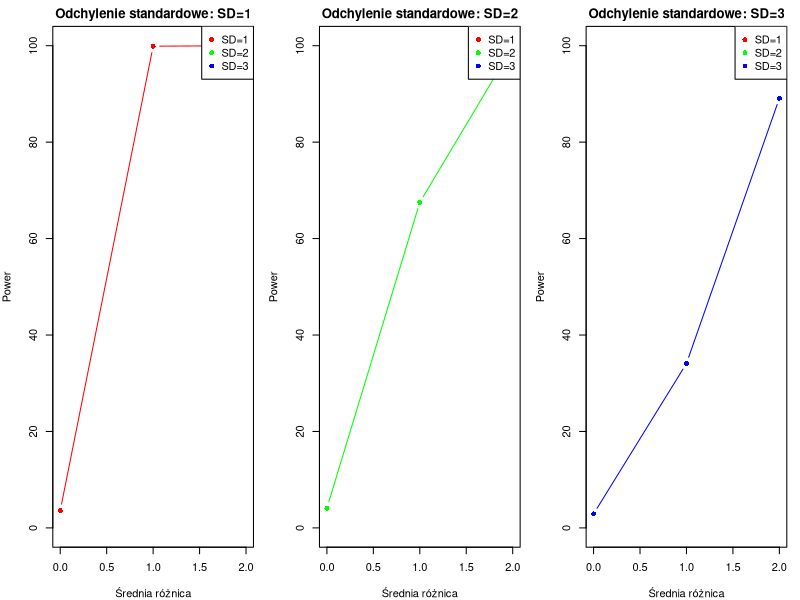

This chart was generated by the following R code:
## ---- chunk 1
knitr::opts_chunk$set(echo = TRUE)
## ---- chunk 2
library(ggplot2)
library(nortest)
library(stats)
## ---- chunk 3

# Function to generate samples from normal distributions
generate_samples <- function(n, mean, sd) {
  return(rnorm(n, mean = mean, sd = sd))
}

# Function to perform the Kolmogorov-Smirnov test and calculate the power
calculate_power <- function(n1, n2, mean1, mean2, sd) {
  num_trials <- 1000
  num_rejections <- 0
  
  for (i in 1:num_trials) {
    # Generate samples from the two normal distributions
    sample1 <- generate_samples(n1, mean = mean1, sd = sd)
    sample2 <- generate_samples(n2, mean = mean2, sd = sd)
    
    # Perform the Kolmogorov-Smirnov test
    ks_test <- ks.test(sample1, sample2)
    
    # Check if the null hypothesis is rejected
    if (ks_test$p.value < 0.05) {
      num_rejections <- num_rejections + 1
    }
  }
  
  power <- num_rejections / num_trials * 100
  return(power)
}

## ---- chunk 4

# Standard deviation and expected values to consider
sd_values <- c(1, 2, 3)  # Standard deviation values
mean_values <- c(0, 1, 2)  # Expected value (mean) values

# Sample sizes to consider
sample_sizes <- c(50, 100, 200, 500, 1000)

# Initialize result matrices
results <- matrix(0, nrow = length(sd_values), ncol = length(mean_values))
colnames(results) <- mean_values
rownames(results) <- sd_values
## ---- chunk 5

# Perform simulations for each standard deviation and expected value
for (i in 1:length(sd_values)) {
  for (j in 1:length(mean_values)) {
    sd <- sd_values[i]
    mean1 <- 0
    mean2 <- mean_values[j]
    results[i, j] <- calculate_power(sample_sizes[1], sample_sizes[2], mean1, mean2, sd)
  }
}

## ---- chunk 6

# Plotting the results
par(mfrow = c(1, 3), mar = c(4, 4, 2, 1))
colors <- c("red", "green", "blue")
sd_labels <- c("SD=1", "SD=2", "SD=3")

for (i in 1:length(sd_values)) {
  plot(
    mean_values, results[i, ],
    type = "b", pch = 16, ylim = c(0, 100),
    xlab = "Średnia różnica", ylab = "Power",
    main = paste("Odchylenie standardowe:", sd_labels[i]), col = colors[i]
  )
  legend("topright", legend = c("SD=1", "SD=2", "SD=3"), col = colors, pch = 16)
}
